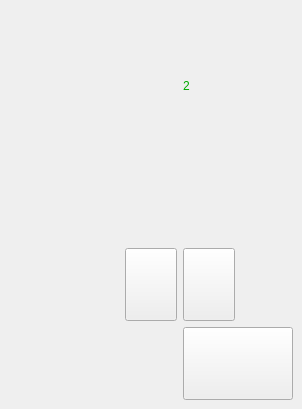
<?xml version="1.0" encoding="UTF-8"?>
<ui version="4.0">
 <class>zhyldam</class>
 <widget class="QMainWindow" name="zhyldam">
  <property name="geometry">
   <rect>
    <x>0</x>
    <y>0</y>
    <width>302</width>
    <height>409</height>
   </rect>
  </property>
  <property name="windowTitle">
   <string>MainWindow</string>
  </property>
  <property name="styleSheet">
   <string notr="true">border-image: url(:/images/jyldamdyk/bala.png);</string>
  </property>
  <widget class="QWidget" name="centralwidget">
   <layout class="QGridLayout" name="gridLayout">
    <item row="1" column="0" colspan="3">
     <widget class="QLabel" name="label">
      <property name="sizePolicy">
       <sizepolicy hsizetype="Preferred" vsizetype="Preferred">
        <horstretch>0</horstretch>
        <verstretch>0</verstretch>
       </sizepolicy>
      </property>
      <property name="font">
       <font>
        <family>MS Shell Dlg 2</family>
        <pointsize>12</pointsize>
        <weight>9</weight>
        <italic>false</italic>
        <bold>false</bold>
       </font>
      </property>
      <property name="styleSheet">
       <string notr="true">border-image: url(:/images/about and points/text_score.png);
font: 75 12pt &quot;MS Shell Dlg 2&quot;;</string>
      </property>
      <property name="text">
       <string/>
      </property>
     </widget>
    </item>
    <item row="1" column="3">
     <widget class="QLabel" name="label_2">
      <property name="sizePolicy">
       <sizepolicy hsizetype="Preferred" vsizetype="Preferred">
        <horstretch>0</horstretch>
        <verstretch>0</verstretch>
       </sizepolicy>
      </property>
      <property name="styleSheet">
       <string notr="true">font: 75 20pt &quot;MS Shell Dlg 2&quot;;
color: rgb(0, 170, 0);
border-image: url(:/images/about and points/blank.png);</string>
      </property>
      <property name="text">
       <string>2</string>
      </property>
      <property name="alignment">
       <set>Qt::AlignLeading|Qt::AlignLeft|Qt::AlignVCenter</set>
      </property>
     </widget>
    </item>
    <item row="4" column="2" colspan="2">
     <widget class="QLabel" name="label_3">
      <property name="sizePolicy">
       <sizepolicy hsizetype="MinimumExpanding" vsizetype="Preferred">
        <horstretch>0</horstretch>
        <verstretch>0</verstretch>
       </sizepolicy>
      </property>
      <property name="styleSheet">
       <string notr="true">border-image: url(:/images/jyldamdyk/1/b1.png);</string>
      </property>
      <property name="text">
       <string/>
      </property>
     </widget>
    </item>
    <item row="5" column="2">
     <widget class="QPushButton" name="pushButton_ia">
      <property name="sizePolicy">
       <sizepolicy hsizetype="Minimum" vsizetype="Minimum">
        <horstretch>0</horstretch>
        <verstretch>0</verstretch>
       </sizepolicy>
      </property>
      <property name="styleSheet">
       <string notr="true">border-image: url(:/images/about and points/ia.png);</string>
      </property>
      <property name="text">
       <string/>
      </property>
     </widget>
    </item>
    <item row="6" column="3" colspan="2">
     <widget class="QPushButton" name="pushButton">
      <property name="sizePolicy">
       <sizepolicy hsizetype="Minimum" vsizetype="Preferred">
        <horstretch>0</horstretch>
        <verstretch>0</verstretch>
       </sizepolicy>
      </property>
      <property name="styleSheet">
       <string notr="true">border-image: url(:/e_b);
font: 75 20pt &quot;MS Shell Dlg 2&quot;;</string>
      </property>
      <property name="text">
       <string/>
      </property>
     </widget>
    </item>
    <item row="0" column="3">
     <spacer name="verticalSpacer">
      <property name="orientation">
       <enum>Qt::Vertical</enum>
      </property>
      <property name="sizeType">
       <enum>QSizePolicy::Minimum</enum>
      </property>
      <property name="sizeHint" stdset="0">
       <size>
        <width>20</width>
        <height>40</height>
       </size>
      </property>
     </spacer>
    </item>
    <item row="2" column="2">
     <spacer name="verticalSpacer_2">
      <property name="orientation">
       <enum>Qt::Vertical</enum>
      </property>
      <property name="sizeType">
       <enum>QSizePolicy::Fixed</enum>
      </property>
      <property name="sizeHint" stdset="0">
       <size>
        <width>20</width>
        <height>40</height>
       </size>
      </property>
     </spacer>
    </item>
    <item row="4" column="4">
     <spacer name="horizontalSpacer">
      <property name="orientation">
       <enum>Qt::Horizontal</enum>
      </property>
      <property name="sizeType">
       <enum>QSizePolicy::Minimum</enum>
      </property>
      <property name="sizeHint" stdset="0">
       <size>
        <width>40</width>
        <height>20</height>
       </size>
      </property>
     </spacer>
    </item>
    <item row="4" column="0">
     <spacer name="horizontalSpacer_2">
      <property name="orientation">
       <enum>Qt::Horizontal</enum>
      </property>
      <property name="sizeType">
       <enum>QSizePolicy::Minimum</enum>
      </property>
      <property name="sizeHint" stdset="0">
       <size>
        <width>40</width>
        <height>20</height>
       </size>
      </property>
     </spacer>
    </item>
    <item row="6" column="2">
     <spacer name="verticalSpacer_3">
      <property name="orientation">
       <enum>Qt::Vertical</enum>
      </property>
      <property name="sizeType">
       <enum>QSizePolicy::Preferred</enum>
      </property>
      <property name="sizeHint" stdset="0">
       <size>
        <width>20</width>
        <height>40</height>
       </size>
      </property>
     </spacer>
    </item>
    <item row="5" column="3">
     <widget class="QPushButton" name="pushButton_jok">
      <property name="sizePolicy">
       <sizepolicy hsizetype="Minimum" vsizetype="Minimum">
        <horstretch>0</horstretch>
        <verstretch>0</verstretch>
       </sizepolicy>
      </property>
      <property name="styleSheet">
       <string notr="true">border-image: url(:/images/about and points/jok.png);</string>
      </property>
      <property name="text">
       <string/>
      </property>
     </widget>
    </item>
    <item row="4" column="1">
     <spacer name="horizontalSpacer_3">
      <property name="orientation">
       <enum>Qt::Horizontal</enum>
      </property>
      <property name="sizeType">
       <enum>QSizePolicy::Minimum</enum>
      </property>
      <property name="sizeHint" stdset="0">
       <size>
        <width>40</width>
        <height>20</height>
       </size>
      </property>
     </spacer>
    </item>
    <item row="5" column="0">
     <spacer name="verticalSpacer_4">
      <property name="orientation">
       <enum>Qt::Vertical</enum>
      </property>
      <property name="sizeType">
       <enum>QSizePolicy::Minimum</enum>
      </property>
      <property name="sizeHint" stdset="0">
       <size>
        <width>20</width>
        <height>62</height>
       </size>
      </property>
     </spacer>
    </item>
   </layout>
  </widget>
 </widget>
 <resources/>
 <connections/>
</ui>
